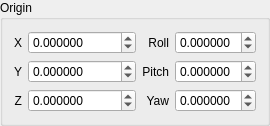
                    <widget class="QGroupBox" name="JointOriginGroupBox">
                      <property name="enabled">
                        <bool>true</bool>
                      </property>
                      <property name="title">
                        <string>Origin</string>
                      </property>
                      <layout class="QGridLayout" name="gridLayout_10">
                        <item row="1" column="2">
                          <widget class="QLabel" name="label_56">
                            <property name="maximumSize">
                              <size>
                                <width>50</width>
                                <height>16777215</height>
                              </size>
                            </property>
                            <property name="layoutDirection">
                              <enum>Qt::LeftToRight</enum>
                            </property>
                            <property name="text">
                              <string>Pitch</string>
                            </property>
                            <property name="alignment">
                              <set>Qt::AlignRight|Qt::AlignTrailing|Qt::AlignVCenter</set>
                            </property>
                          </widget>
                        </item>
                        <item row="1" column="3">
                          <widget class="QDoubleSpinBox" name="JointOriginPitchSpinBox">
                            <property name="decimals">
                              <number>6</number>
                            </property>
                            <property name="minimum">
                              <double>-3.141592000000000</double>
                            </property>
                            <property name="maximum">
                              <double>3.141592000000000</double>
                            </property>
                            <property name="singleStep">
                              <double>0.001000000000000</double>
                            </property>
                          </widget>
                        </item>
                        <item row="2" column="0">
                          <widget class="QLabel" name="label_57">
                            <property name="maximumSize">
                              <size>
                                <width>20</width>
                                <height>16777215</height>
                              </size>
                            </property>
                            <property name="layoutDirection">
                              <enum>Qt::LeftToRight</enum>
                            </property>
                            <property name="text">
                              <string>Z</string>
                            </property>
                            <property name="alignment">
                              <set>Qt::AlignRight|Qt::AlignTrailing|Qt::AlignVCenter</set>
                            </property>
                          </widget>
                        </item>
                        <item row="0" column="3">
                          <widget class="QDoubleSpinBox" name="JointOriginRollSpinBox">
                            <property name="decimals">
                              <number>6</number>
                            </property>
                            <property name="minimum">
                              <double>-3.141592000000000</double>
                            </property>
                            <property name="maximum">
                              <double>3.141592000000000</double>
                            </property>
                            <property name="singleStep">
                              <double>0.001000000000000</double>
                            </property>
                          </widget>
                        </item>
                        <item row="1" column="0">
                          <widget class="QLabel" name="label_58">
                            <property name="maximumSize">
                              <size>
                                <width>20</width>
                                <height>16777215</height>
                              </size>
                            </property>
                            <property name="layoutDirection">
                              <enum>Qt::LeftToRight</enum>
                            </property>
                            <property name="text">
                              <string>Y</string>
                            </property>
                            <property name="alignment">
                              <set>Qt::AlignRight|Qt::AlignTrailing|Qt::AlignVCenter</set>
                            </property>
                          </widget>
                        </item>
                        <item row="1" column="1">
                          <widget class="QDoubleSpinBox" name="JointOriginYSpinBox">
                            <property name="decimals">
                              <number>6</number>
                            </property>
                            <property name="minimum">
                              <double>-10000.000000000000000</double>
                            </property>
                            <property name="maximum">
                              <double>10000.000000000000000</double>
                            </property>
                            <property name="singleStep">
                              <double>0.001000000000000</double>
                            </property>
                          </widget>
                        </item>
                        <item row="0" column="2">
                          <widget class="QLabel" name="label_59">
                            <property name="maximumSize">
                              <size>
                                <width>50</width>
                                <height>16777215</height>
                              </size>
                            </property>
                            <property name="layoutDirection">
                              <enum>Qt::LeftToRight</enum>
                            </property>
                            <property name="text">
                              <string>Roll</string>
                            </property>
                            <property name="alignment">
                              <set>Qt::AlignRight|Qt::AlignTrailing|Qt::AlignVCenter</set>
                            </property>
                          </widget>
                        </item>
                        <item row="2" column="1">
                          <widget class="QDoubleSpinBox" name="JointOriginZSpinBox">
                            <property name="decimals">
                              <number>6</number>
                            </property>
                            <property name="minimum">
                              <double>-10000.000000000000000</double>
                            </property>
                            <property name="maximum">
                              <double>10000.000000000000000</double>
                            </property>
                            <property name="singleStep">
                              <double>0.001000000000000</double>
                            </property>
                          </widget>
                        </item>
                        <item row="2" column="2">
                          <widget class="QLabel" name="label_60">
                            <property name="maximumSize">
                              <size>
                                <width>50</width>
                                <height>16777215</height>
                              </size>
                            </property>
                            <property name="layoutDirection">
                              <enum>Qt::LeftToRight</enum>
                            </property>
                            <property name="text">
                              <string>Yaw</string>
                            </property>
                            <property name="alignment">
                              <set>Qt::AlignRight|Qt::AlignTrailing|Qt::AlignVCenter</set>
                            </property>
                          </widget>
                        </item>
                        <item row="2" column="3">
                          <widget class="QDoubleSpinBox" name="JointOriginYawSpinBox">
                            <property name="decimals">
                              <number>6</number>
                            </property>
                            <property name="minimum">
                              <double>-3.141592000000000</double>
                            </property>
                            <property name="maximum">
                              <double>3.141592000000000</double>
                            </property>
                            <property name="singleStep">
                              <double>0.001000000000000</double>
                            </property>
                          </widget>
                        </item>
                        <item row="0" column="1">
                          <widget class="QDoubleSpinBox" name="JointOriginXSpinBox">
                            <property name="decimals">
                              <number>6</number>
                            </property>
                            <property name="minimum">
                              <double>-10000.000000000000000</double>
                            </property>
                            <property name="maximum">
                              <double>10000.000000000000000</double>
                            </property>
                            <property name="singleStep">
                              <double>0.001000000000000</double>
                            </property>
                          </widget>
                        </item>
                        <item row="0" column="0">
                          <widget class="QLabel" name="label_61">
                            <property name="maximumSize">
                              <size>
                                <width>20</width>
                                <height>16777215</height>
                              </size>
                            </property>
                            <property name="layoutDirection">
                              <enum>Qt::LeftToRight</enum>
                            </property>
                            <property name="text">
                              <string>X</string>
                            </property>
                            <property name="alignment">
                              <set>Qt::AlignRight|Qt::AlignTrailing|Qt::AlignVCenter</set>
                            </property>
                          </widget>
                        </item>
                      </layout>
                    </widget>
